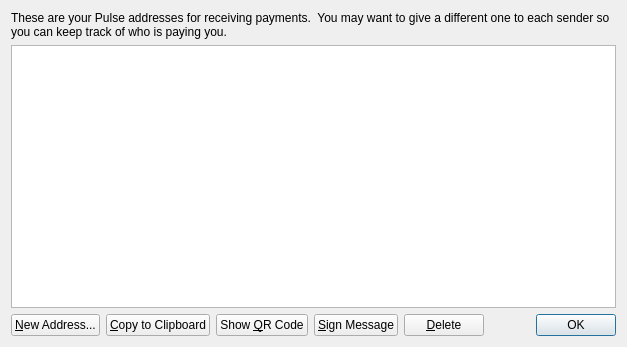
<?xml version="1.0" encoding="UTF-8"?>
<ui version="4.0">
 <class>AddressBookPage</class>
 <widget class="QWidget" name="AddressBookPage">
  <property name="geometry">
   <rect>
    <x>0</x>
    <y>0</y>
    <width>627</width>
    <height>347</height>
   </rect>
  </property>
  <property name="windowTitle">
   <string>Address Book</string>
  </property>
  <layout class="QVBoxLayout" name="verticalLayout">
   <item>
    <widget class="QLabel" name="labelExplanation">
     <property name="text">
      <string>These are your Pulse addresses for receiving payments.  You may want to give a different one to each sender so you can keep track of who is paying you.</string>
     </property>
     <property name="textFormat">
      <enum>Qt::AutoText</enum>
     </property>
     <property name="wordWrap">
      <bool>true</bool>
     </property>
    </widget>
   </item>
   <item>
    <widget class="QTableView" name="tableView">
     <property name="toolTip">
      <string>Double-click to edit address or label</string>
     </property>
     <property name="alternatingRowColors">
      <bool>true</bool>
     </property>
     <property name="selectionMode">
      <enum>QAbstractItemView::SingleSelection</enum>
     </property>
     <property name="selectionBehavior">
      <enum>QAbstractItemView::SelectRows</enum>
     </property>
     <property name="sortingEnabled">
      <bool>true</bool>
     </property>
     <attribute name="verticalHeaderVisible">
      <bool>false</bool>
     </attribute>
    </widget>
   </item>
   <item>
    <layout class="QHBoxLayout" name="horizontalLayout">
     <item>
      <widget class="QPushButton" name="newAddressButton">
       <property name="toolTip">
        <string>Create a new address</string>
       </property>
       <property name="text">
        <string>&amp;New Address...</string>
       </property>
       <property name="icon">
        <iconset resource="../bitcoin.qrc">
         <normaloff>:/icons/add</normaloff>:/icons/add</iconset>
       </property>
      </widget>
     </item>
     <item>
      <widget class="QPushButton" name="copyToClipboard">
       <property name="toolTip">
        <string>Copy the currently selected address to the system clipboard</string>
       </property>
       <property name="text">
        <string>&amp;Copy to Clipboard</string>
       </property>
       <property name="icon">
        <iconset resource="../bitcoin.qrc">
         <normaloff>:/icons/editcopy</normaloff>:/icons/editcopy</iconset>
       </property>
      </widget>
     </item>
     <item>
      <widget class="QPushButton" name="showQRCode">
       <property name="text">
        <string>Show &amp;QR Code</string>
       </property>
       <property name="icon">
        <iconset resource="../bitcoin.qrc">
         <normaloff>:/images/qrcode</normaloff>:/images/qrcode</iconset>
       </property>
      </widget>
     </item>
     <item>
      <widget class="QPushButton" name="signMessage">
       <property name="toolTip">
        <string>Sign a message to prove you own this address</string>
       </property>
       <property name="text">
        <string>&amp;Sign Message</string>
       </property>
       <property name="icon">
        <iconset resource="../bitcoin.qrc">
         <normaloff>:/icons/edit</normaloff>:/icons/edit</iconset>
       </property>
      </widget>
     </item>
     <item>
      <widget class="QPushButton" name="deleteButton">
       <property name="toolTip">
        <string>Delete the currently selected address from the list. Only sending addresses can be deleted.</string>
       </property>
       <property name="text">
        <string>&amp;Delete</string>
       </property>
       <property name="icon">
        <iconset resource="../bitcoin.qrc">
         <normaloff>:/icons/remove</normaloff>:/icons/remove</iconset>
       </property>
      </widget>
     </item>
     <item>
      <spacer name="horizontalSpacer">
       <property name="orientation">
        <enum>Qt::Horizontal</enum>
       </property>
       <property name="sizeHint" stdset="0">
        <size>
         <width>40</width>
         <height>20</height>
        </size>
       </property>
      </spacer>
     </item>
     <item>
      <widget class="QDialogButtonBox" name="buttonBox">
       <property name="sizePolicy">
        <sizepolicy hsizetype="Maximum" vsizetype="Fixed">
         <horstretch>0</horstretch>
         <verstretch>0</verstretch>
        </sizepolicy>
       </property>
       <property name="standardButtons">
        <set>QDialogButtonBox::Ok</set>
       </property>
      </widget>
     </item>
    </layout>
   </item>
  </layout>
 </widget>
 <resources>
  <include location="../bitcoin.qrc"/>
 </resources>
 <connections/>
</ui>
